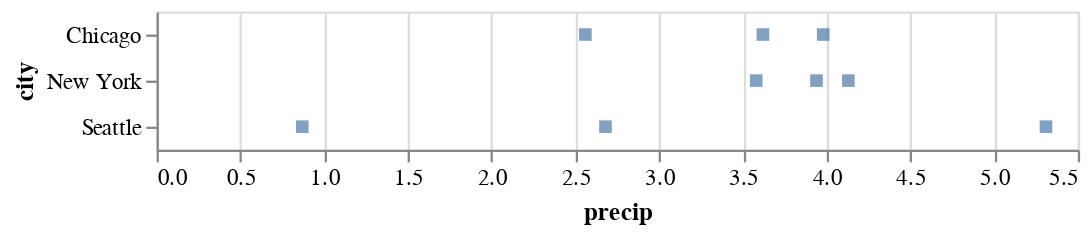

Notebook source saved alongside this figure:
### Markdown cell above
The `encode()` method builds a key-value mapping between encoding channels (such as `x`, `y`, `color`, `shape`, `size`, *etc.*) to fields in the dataset, accessed by field name. For Pandas data frames, Altair automatically determines an appropriate data type for the mapped column, which in this case is the *nominal* type, indicating unordered, categorical values.

Though we've now separated the data by one attribute, we still have multiple points overlapping within each category. Let's further separate these by adding an `x` encoding channel, mapped to the `'precip'` field:

### Code cell
alt.Chart(df).mark_square().encode(
    y='city',
    x='precip'
)

### Figure 1 — Vega-Lite specification as saved in the notebook (floating-point values rounded to 4 significant figures)
{"config": {"view": {"continuousWidth": 400, "continuousHeight": 300}}, "data": {"name": "data-fdfbb22e8e0e89f6556d8a3b434b0c97"}, "mark": "square", "encoding": {"x": {"field": "precip", "type": "quantitative"}, "y": {"field": "city", "type": "nominal"}}, "$schema": "https://vega.github.io/schema/vega-lite/v4.17.0.json", "datasets": {"data-fdfbb22e8e0e89f6556d8a3b434b0c97": [{"city": "Seattle", "month": "Apr", "precip": 2.68}, {"city": "Seattle", "month": "Aug", "precip": 0.87}, {"city": "Seattle", "month": "Dec", "precip": 5.31}, {"city": "New York", "month": "Apr", "precip": 3.94}, {"city": "New York", "month": "Aug", "precip": 4.13}, {"city": "New York", "month": "Dec", "precip": 3.58}, {"city": "Chicago", "month": "Apr", "precip": 3.62}, {"city": "Chicago", "month": "Aug", "precip": 3.98}, {"city": "Chicago", "month": "Dec", "precip": 2.56}]}}
